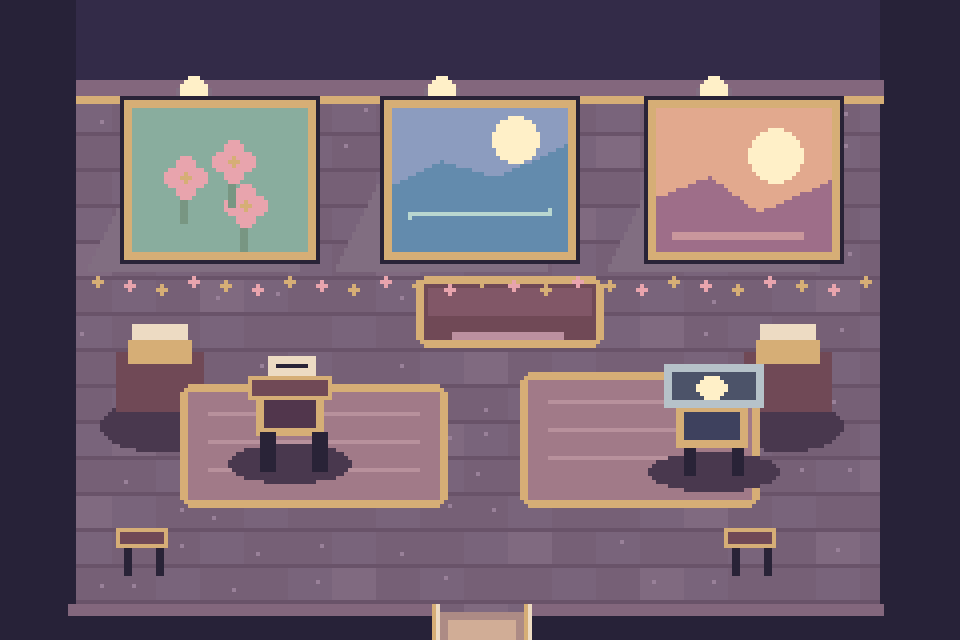
#> input picture art_source/story_v480/base_maps/galeri_komunitas.png, 960 x 640 px; its folder holds 4 pictures in this run
$ python remaster_story_world_v480.py
#> lines starting #> are read from the running program, lines starting #| are printed output that depends on the picture
#!/usr/bin/env python3
"""V4.8.0 original pixel-art environmental detail pass for all 7 story-exclusive worlds.

Deterministic, source-editable RGBA layers. We draw fine decorations over archived
v4.7.4 backgrounds. Collision, warp coordinates and map metadata do not change.
Run from any cwd: python3 tools/remaster_story_world_v480.py
"""
from PIL import Image, ImageDraw
from pathlib import Path
import json, math, random, hashlib

ROOT=Path(__file__).resolve().parents[1]
MAPS=ROOT/'android/assets/maps'
SRC=ROOT/'art_source/story_v480'
BASE=SRC/'base_maps'; LAYERS=SRC/'editable_layers'
BASE.mkdir(parents=True,exist_ok=True);LAYERS.mkdir(parents=True,exist_ok=True)
NAMES=['galeri_komunitas','rain_garden','clockwork_station','memory_bridge','moonlight_lake','hall_of_tomorrow','ruang_dua_surat']


def box(d,x,y,w,h,color): d.rectangle((int(x),int(y),int(x+w),int(y+h)),fill=color)
def ring(d,cx,cy,r,col,w=1): d.ellipse((cx-r,cy-r,cx+r,cy+r),outline=col,width=w)
def sparkle(d,x,y,col,sz=4):
 d.line((x-sz,y,x+sz,y),fill=col,width=1); d.line((x,y-sz,x,y+sz),fill=col,width=1)
 box(d,x,y,1,1,(255,245,211,240))
def halo(d,x,y,r,color):
 for rr,al in [(r,8),(int(r*.70),14),(int(r*.44),27),(int(r*.2),38)]:
  d.ellipse((x-rr,y-rr,x+rr,y+rr),fill=tuple(color)+(al,))
def leaf(d,x,y,col):
 d.polygon([(x,y-3),(x+3,y-1),(x+2,y+2),(x-2,y+3),(x-3,y+1)], fill=col)
 d.line((x-2,y+2,x+2,y-2),fill=(217,239,213,125),width=1)
def flower(d,x,y,col):
 for dx,dy in [(0,-3),(-3,0),(3,0),(0,3)]:box(d,x+dx-1,y+dy-1,2,2,col)
 box(d,x-1,y-1,2,2,(253,216,161,250))
def rail(d,points,col):d.line(points,fill=col,width=2,joint='curve')
def gear(d,x,y,r,palette,teeth=12):
 dark,light=palette
 ring(d,x,y,r,dark,3);ring(d,x,y,max(1,r-4),light,1)
 ring(d,x,y,max(2,r//3),light,2)
 for k in range(teeth):
  a=k*2*math.pi/teeth
  x1=x+int((r-1)*math.cos(a));y1=y+int((r-1)*math.sin(a))
  x2=x+int((r+4)*math.cos(a));y2=y+int((r+4)*math.sin(a))
  d.line((x1,y1,x2,y2),fill=light,width=3)
 box(d,x-1,y-1,2,2,(247,238,207,240))

def render(name,d,rng):
 if name=='galeri_komunitas':
  # Glass reflections, fine painterly frames, old wooden floor, floral garlands.
  for cy in range(65,304,11):
   for cx in range(39+(cy%19),440,24):
    box(d,cx,cy,8,1,(251,218,177,19));box(d,cx+13,cy+6,3,1,(30,26,55,55))
  for x0,y0,w0,h0 in [(60,48,95,80),(194,48,89,80),(324,48,97,80)]:
   d.rectangle((x0+2,y0+2,x0+w0-2,y0+h0-3),outline=(242,201,133,185),width=2)
   for yy in (y0+5,y0+h0-8):
    for xx in (x0+5,x0+w0-8):
     box(d,xx-1,yy-1,3,3,(255,235,173,220));box(d,xx,yy,1,1,(126,92,97,230))
   d.line((x0+9,y0+9,x0+28,y0+9),fill=(255,244,212,120),width=1)
  # Velvet carpet embroidered with subtle double borders, away from walk hit-boxes.
  for x0,y0,x1,y1 in [(91,186,217,251),(261,185,381,250)]:
   d.rectangle((x0,y0,x1,y1),outline=(246,218,166,115),width=1)
   for xx in range(x0+11,x1-3,12):
    for yy in (y0+3,y1-4):
     box(d,xx,yy,2,1,(245,206,153,120))
  for k in range(16):
   x=46+k*24
   leaf(d,x,144+(k%3), (107,174,141,185));flower(d,x+5,146,(235,156,173,195))
  # The symbolic chair has a solitary pool of light and a small folded program.
  halo(d,147,213,29,(255,216,167));box(d,143,177,11,2,(255,235,201,180))
  box(d,139,174,15,2,(237,215,175,240));d.line((143,176,149,176),fill=(98,67,93,230))
  for x,y in [(258,164),(358,155),(118,164),(200,153),(418,199)]:sparkle(d,x,y,(255,227,179,155),2)
  for x in (74,384):
   d.line((x,134,x,156),fill=(115,68,88,180),width=2)
   flower(d,x,140,(249,203,158,220))
 elif name=='rain_garden':
  # Petal-strewn wet paths and individual raindrop rings around the five lanterns.
  for k in range(175):
   x=rng.randrange(35,450); y=rng.randrange(24,297)
   c=(139,202,190,130) if k%3==0 else (112,155,180,96)
   if (x<220 and y<115) or (x>275 and y>200):
    leaf(d,x,y,c)
   elif k%4==0: box(d,x,y,1,2,(240,210,213,145))
  for cx,cy in [(65,268),(93,230),(125,196),(192,143),(260,111)]:
   halo(d,cx,cy,18,(224,193,159))
   ring(d,cx,cy+5,8,(161,215,218,144));ring(d,cx,cy+5,13,(117,180,194,93))
   for p in range(5):sparkle(d,cx-10+p*5,cy-14+(p%2)*4,(248,224,186,165),1)
  # Rain lines, thinner near the traversable path to keep targets legible.
  for k in range(65):
   x=rng.randint(30,455);y=rng.randint(14,310)
   d.line((x,y,x-2,y+6),fill=(172,211,230,65),width=1)
  for cx,cy in [(75,120),(119,177),(357,235),(413,90),(390,176)]:
   for rr in (5,10,15):d.arc((cx-rr,cy-rr//2,cx+rr,cy+rr//2),30,150,fill=(142,202,212,125),width=1)
  for p in range(18):
   x=34+p*24;y=300+(p%2)*3;leaf(d,x,y,(106,143,129,152))
 elif name=='clockwork_station':
  # Clock hall industrial filigree, rivets, radial mechanics and aged rail strips.
  for x in range(20,465,24):
   for y in range(35,285,24):
    box(d,x,y,2,2,(220,188,134,95));box(d,x+2,y+1,1,1,(47,63,87,220))
  for gx,gy,r in [(85,85,21),(406,86,25),(116,246,16),(373,250,18),(247,271,23)]:
   gear(d,gx,gy,r,((65,82,117,215),(208,172,133,193)),12)
  for x in range(65,441,18):
   box(d,x,31,5,2,(247,206,154,150));box(d,x+2,287,4,2,(217,178,132,180))
  for cx,cy in [(230,70),(149,184),(323,180)]:
   halo(d,cx,cy,20,(241,184,117));sparkle(d,cx,cy,(255,226,184,200),3)
  # Rail gauge not crossing gameplay geometry.
  for y in (295,300,305):d.line((68,y,412,y),fill=(213,175,135,115),width=1)
  for x in range(83,408,17):box(d,x,295,3,11,(102,123,149,150))
  for ang in range(0,360,30):
   a=ang*math.pi/180;x=244+int(27*math.cos(a));y=70+int(27*math.sin(a))
   box(d,x,y,2,3,(255,223,171,165))
 elif name=='memory_bridge':
  # Vast starfield and connected constellation lines; walkway motifs remain decorative.
  stars=[]
  for _ in range(180):
   x=rng.randint(18,465);y=rng.randint(12,290)
   if 282<x<393 and y>50:continue
   stars.append((x,y));box(d,x,y,rng.choice((1,1,2)),1,rng.choice(((191,206,244,160),(255,226,175,235),(177,201,255,115))))
  for k in range(0,len(stars)-1,4):
   a=stars[k];b=stars[k+1]
   if abs(a[0]-b[0])<105 and abs(a[1]-b[1])<60:d.line((*a,*b),fill=(139,173,242,57),width=1)
  for cx,cy in [(333,71),(295,116),(375,143),(270,180),(407,191)]:
   halo(d,cx,cy,20,(241,194,150));sparkle(d,cx,cy,(253,239,209,213),4)
  # The bridge itself carries five memory tessellations.
  for j in range(5):
   y=73+j*41;x=337
   for dx in range(-j-1,j+2):
    box(d,x+dx*13-4,y,8,2,(255,233,187,88))
   for off in (-25,25):
    d.polygon([(x+off,y-6),(x+off+5,y),(x+off,y+6),(x+off-5,y)],outline=(253,226,165,157))
  for j in range(16):
   x=303+(j%4)*21;y=201+(j//4)*18
   box(d,x,y,3,2,(214,219,247,75))
 elif name=='moonlight_lake':
  # A ring of quiet water, lily leaves, reflected constellations and reed silhouettes.
  for k in range(290):
   x=rng.randrange(49,431);y=rng.randrange(31,297)
   if ((x-239)/211)**2+((y-168)/151)**2<0.98:
    col=(170,229,221,95) if k%3==0 else (194,219,239,65)
    d.line((x,y,x+rng.randint(1,6),y),fill=col,width=1)
  for cx,cy,r in [(132,212,12),(377,211,10),(218,250,11),(310,90,10),(94,154,8)]:
   d.ellipse((cx-r,cy-r//2,cx+r,cy+r//2),fill=(101,172,157,180),outline=(203,224,188,125))
   d.polygon([(cx,cy),(cx+r+3,cy-2),(cx+r+1,cy+2)],fill=(60,114,122,200))
   flower(d,cx-2,cy-1,(243,194,204,211))
  for cx,cy in [(191,138),(264,148),(325,166),(256,112)]:
   halo(d,cx,cy,11,(204,222,233));ring(d,cx,cy,17,(172,212,218,100))
   d.line((cx-13,cy+11,cx+10,cy+11),fill=(216,239,230,130))
  for a in range(0,360,30):
   x=241+int(60*math.cos(math.radians(a)));y=125+int(31*math.sin(math.radians(a)))
   box(d,x,y,2,2,(255,233,187,185))
  for i in range(20):
   x=32+i*23;y=287+(i%3)*4
   d.line((x,y,x-3,y-rng.randint(8,18)),fill=(111,172,151,142),width=2)
 elif name=='hall_of_tomorrow':
  # Three futures with individual mosaic auras (success / comfort / certainty).
  for cx,color in [(113,(255,199,164)),(241,(191,222,249)),(368,(230,196,242))]:
   halo(d,cx,86,51,color)
   for j in range(26):
    a=j*math.pi/13;r=41+(j%4)
    xx=cx+int(math.cos(a)*r); yy=80+int(math.sin(a)*24)
    box(d,xx,yy,2,3,tuple(color)+(140,))
   for ang in range(0,360,45):
    a=math.radians(ang);xx=cx+int(25*math.cos(a));yy=81+int(24*math.sin(a))
    sparkle(d,xx,yy,tuple(color)+(162,),2)
  # Cracks in the predicted futures: the perfection is too symmetrical.
  for cx in (113,241,368):
   d.line((cx-7,100,cx-2,106,cx-4,115,cx+2,119,cx-1,128),fill=(205,224,240,125),width=1)
  for y in range(211,319,16):
   for x in range(23+(y%21),475,26):
    box(d,x,y,1,4,(243,220,188,77));box(d,x+6,y+5,5,1,(189,201,234,87))
  for x in range(72,429,18):
   d.line((x,295,x+9,304),fill=(186,180,212,85),width=1)
  for x,y in [(89,186),(379,185),(242,173)]:
   sparkle(d,x,y,(255,238,193,220),4)
 elif name=='ruang_dua_surat':
  # An intimate library where Arland/Sofia have separate visual timelines.
  for x in range(60,425,11):
   c=rng.choice(((205,171,157,205),(155,171,206,200),(195,154,188,215),(227,195,158,213)))
   box(d,x,27,5,rng.randint(21,35),c)
   box(d,x+1,32,1,14,(247,226,194,140))
   box(d,x+3,49,2,2,(81,75,104,230))
  d.line((54,67,427,67),fill=(255,222,172,230),width=3)
  for cx in (145,333):
   halo(d,cx,136,40,(245,206,155))
   for j in range(5):
    d.line((cx-29+j*5,116,cx-25+j*5,116),fill=(254,238,208,197),width=1)
   for y in range(164,182,6):
    d.line((cx-20,y,cx+17,y),fill=(91,79,112,170),width=1)
  # Two lines of tiny paper relics and gently lit petals in the archive.
  for x in range(62,430,27):
   for y in (204,238,279):
    box(d,x,y,7,5,(250,219,188,80));box(d,x+3,y+2,2,1,(101,85,101,120))
  for i in range(45):
   x=rng.randint(40,440);y=rng.randint(85,300)
   if 200<x<278 and 275<y:continue
   box(d,x,y,1,2,(250,215,170,rng.randint(55,170)))
  sparkle(d,241,217,(255,232,191,210),3)


def main():
 manifest={'version':'4.8.0','notes':'Only rendered backgrounds changed; metadata/collision/spawn coordinates are not touched.','maps':{}}
 for name in NAMES:
  old=MAPS/(name+'.png');original=BASE/(name+'.png')
  if not original.exists():original.write_bytes(old.read_bytes())
  src=Image.open(original).convert('RGBA');w,h=src.size
#> after `w, h = src.size`: w = 960; h = 640
  scale=2 if w==960 else 4
#> scale = 2
  tiny=src.resize((w//scale,h//scale),Image.Resampling.NEAREST)
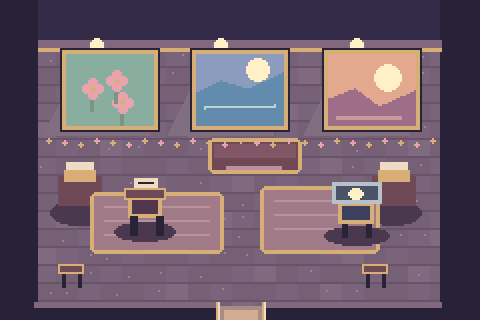
#> tiny: PIL image 480x320 RGBA; mean R, G, B, A 109.8, 92.9, 107, 255
  over=Image.new('RGBA',tiny.size,(0,0,0,0)); dr=ImageDraw.Draw(over,'RGBA')
#> after `over = Image.new('RGBA', tiny.size, (0, 0, 0, 0))`: over: PIL image 480x320 RGBA; every value is 0
  render(name,dr,random.Random('story-world-4.8.0/'+name))
  layer=over.resize((w,h),Image.Resampling.NEAREST)
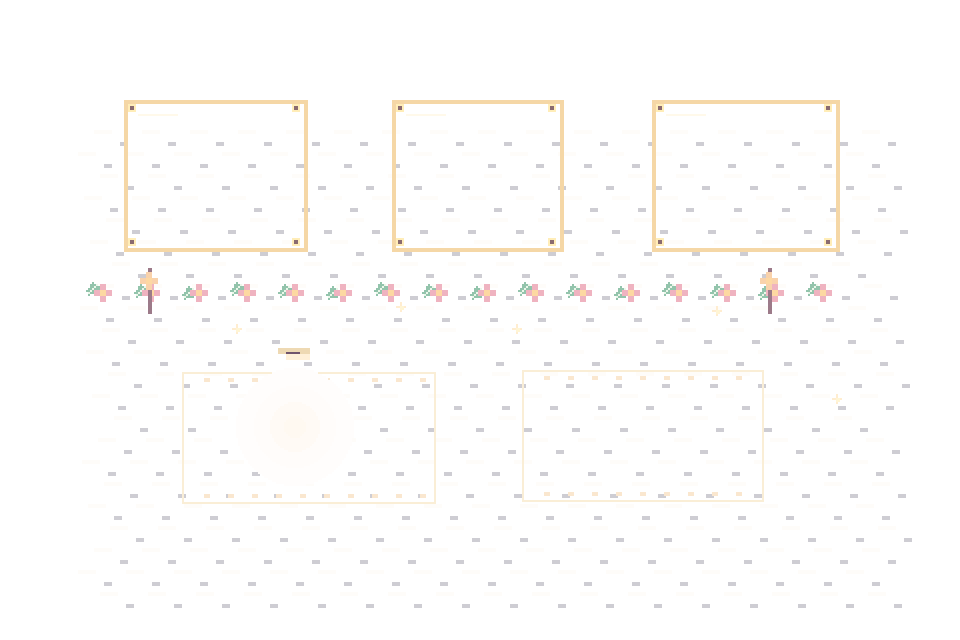
#> layer: PIL image 960x640 RGBA; mean R, G, B, A 22, 18.9, 15.6, 7.1; transparent parts drawn white
  layer.save(LAYERS/(name+'_detail.png'),optimize=True)
  out=Image.alpha_composite(src,layer).convert('RGB')
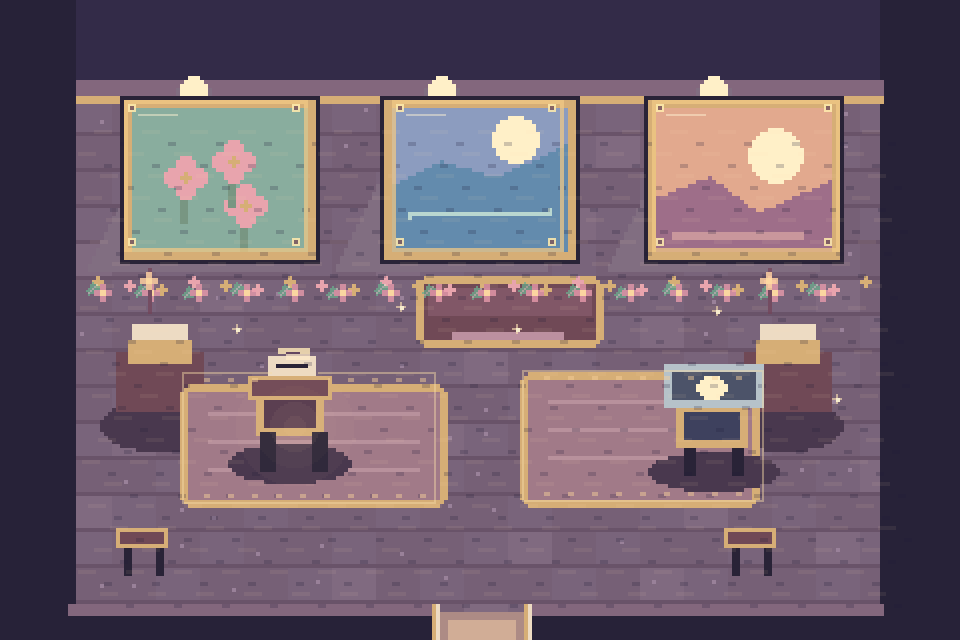
#> out: PIL image 960x640 RGB; mean R, G, B 111.3, 94.2, 107.3
  out.save(old,optimize=True,compress_level=6)
  manifest['maps'][name]={'size':[w,h],'layer':'art_source/story_v480/editable_layers/'+name+'_detail.png','before_sha256':hashlib.sha256(original.read_bytes()).hexdigest(),'after_sha256':hashlib.sha256(old.read_bytes()).hexdigest()}
 (SRC/'manifest.json').write_text(json.dumps(manifest,ensure_ascii=False,indent=2)+'\n',encoding='utf-8')
 print('PASS: original v4.8 detail pass installed on 7 distinct map backgrounds')

#> (the run stopped early here; a loop or call above may not have finished)
